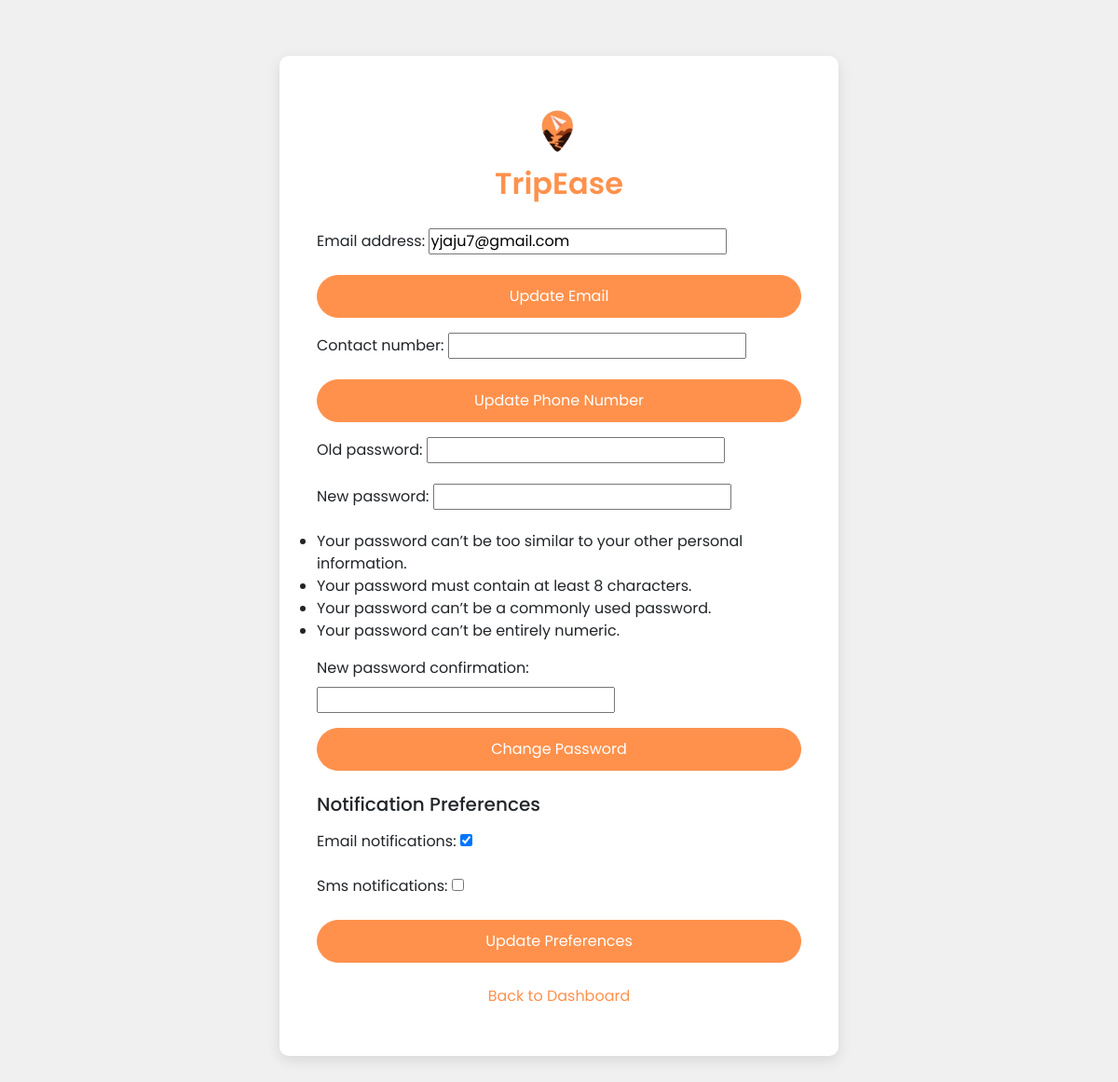
The page /accountSetting/ (signed in) on the database as committed earlier.
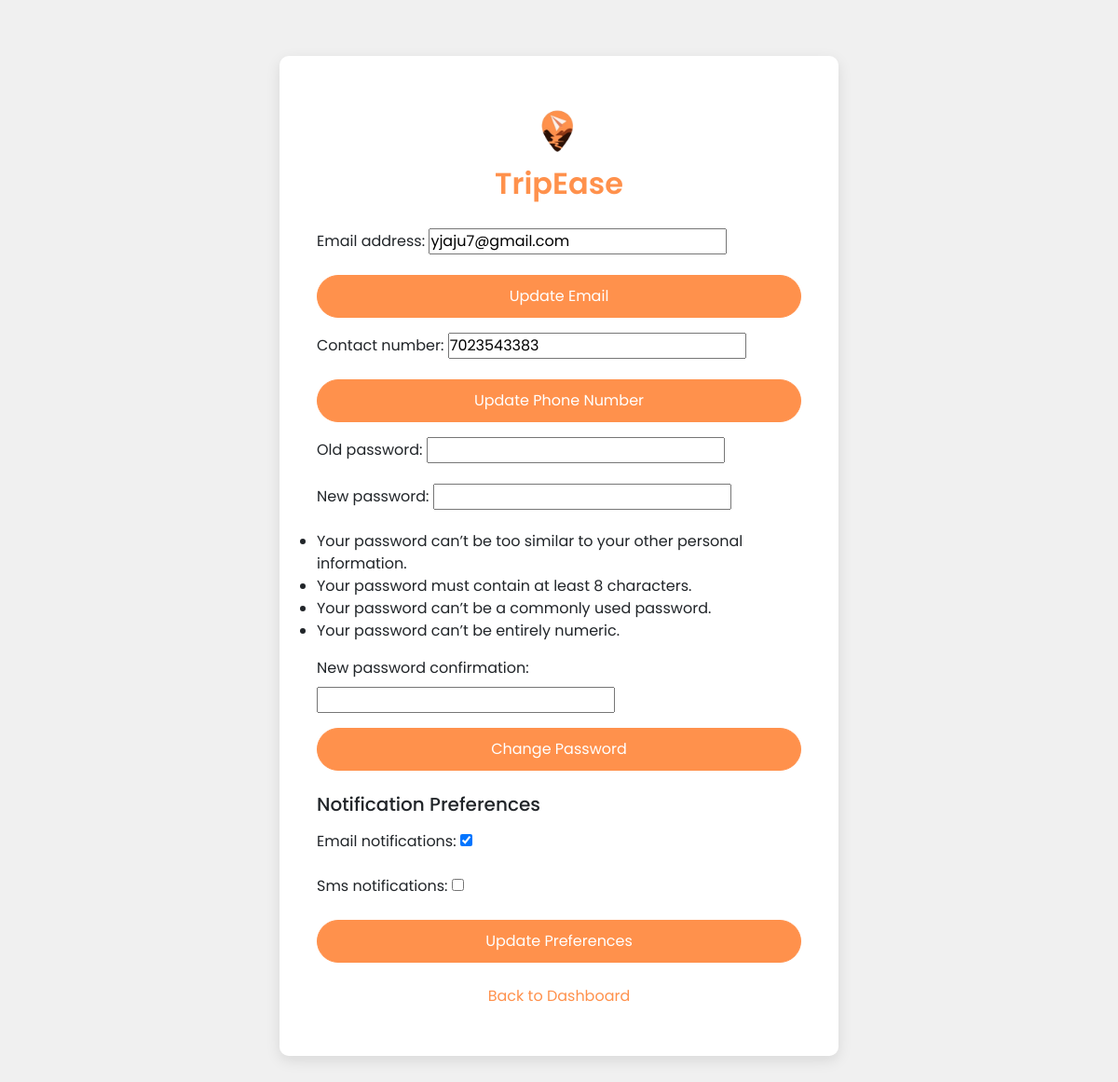
The same page on the database as committed later.
### tripease1/models.py (models this page shows, shortened)
class UserProfile(models.Model):
    user = models.OneToOneField(User, on_delete=models.CASCADE)
    contact_number = models.CharField(max_length=15)
    email_notifications = models.BooleanField(default=True)
    sms_notifications = models.BooleanField(default=False)

### tripease1/views.py (the view, shortened to what this page needs)
# urls.py: path('accountSetting/', views.accountSetting, name='accountSetting'),
@login_required
def accountSetting(request):
    email_form = UpdateEmailForm(instance=request.user)
    phone_form = UpdatePhoneForm(instance=request.user.userprofile)
    password_form = PasswordChangeCustomForm(user=request.user)
    preferences_form = NotificationPreferencesForm(instance=request.user.userprofile)
    context = {
        'email_form': email_form,
        'phone_form': phone_form,
        'password_form': password_form,
        'preferences_form': preferences_form,
    }
    return render(request, 'accountSetting.html', context)

### tripease1/forms.py
class UpdateEmailForm(forms.ModelForm):
    class Meta:
        model = User
        fields = ['email']

class UpdatePhoneForm(forms.ModelForm):
    class Meta:
        model = UserProfile
        fields = ['contact_number']

### tripease1/templates/accountSetting.html (shortened to what this page needs)
{% load static %}
<!DOCTYPE html>
<html lang="en">
<head>
  <link href="https://stackpath.bootstrapcdn.com/bootstrap/4.5.2/css/bootstrap.min.css" rel="stylesheet">
  <link rel="stylesheet" href="{% static 'css/account-settings-styles.css' %}">
</head>
<body class="account-settings-page">
  <div class="settings-container">
    <div class="settings-card">
      <div class="logo text-center mb-4">
        <img src="{% static 'image/logo.png' %}" alt="TripEase Logo" class="logo-image">
        <div class="logo-text">TripEase</div>
      </div>
      <form method="post" action="{% url 'accountSetting' %}">
        {{ email_form.as_p }}
        <button type="submit" name="update-email" class="btn btn-primary btn-block mb-3">Update Email</button>
      </form>
      <form method="post" action="{% url 'accountSetting' %}">
        {{ phone_form.as_p }}
        <button type="submit" name="update-phone" class="btn btn-primary btn-block mb-3">Update Phone Number</button>
      </form>
      <form method="post" action="{% url 'accountSetting' %}">
        {{ password_form.as_p }}
        <button type="submit" name="change-password" class="btn btn-secondary btn-block mb-4">Change Password</button>
      </form>
      <h5 class="mb-3">Notification Preferences</h5>
      <form method="post" action="{% url 'accountSetting' %}">
        {{ preferences_form.as_p }}
        <button type="submit" name="update-preferences" class="btn btn-success btn-block">Update Preferences</button>
      </form>
      <div class="settings-footer text-center mt-4">
        <p><a href="{% url 'dashboard' %}">Back to Dashboard</a></p>
      </div>
    </div>
  </div>
</body>
</html>

### static/css/account-settings-styles.css (style rules this page uses)
* { margin: 0; padding: 0; box-sizing: border-box; font-family: 'Poppins', sans-serif; }
body { background-color: #f4f4f9; font-family: 'Poppins', sans-serif; }
.account-settings-page { display: flex; justify-content: center; align-items: center; height: 100vh; background-color: #f0f0f0; }
.settings-container { display: flex; justify-content: center; align-items: center; height: 100vh; width: 600px; }
.settings-card { background-color: white; padding: 40px; border-radius: 10px; box-shadow: 0 5px 15px rgba(0, 0, 0, 0.1); max-width: 850px; width: 100%; max-height: 90vh; overflow-y: auto; }
.logo { text-align: center; margin-bottom: 20px; }
.logo img { width: 80px; }
.logo-text { font-size: 2em; color: #FF914C; font-weight: 600; }
.btn-primary, .btn-secondary, .btn-success { border-radius: 30px; padding: 10px 20px; width: 100%; }
.btn-primary { background-color: #FF914C; border-color: #FF914C; }
.btn-secondary { background-color: #FF914C; border-color: #FF914C; }
.btn-success { background-color: #FF914C; border-color: #FF914C; }
.settings-footer { text-align: center; margin-top: 20px; }
.settings-footer a { color: #FF914C; text-decoration: none; }

Rows that differ between the two databases and show on the page:
now on this page (row edited): UserProfile: contact_number "7023543383"
